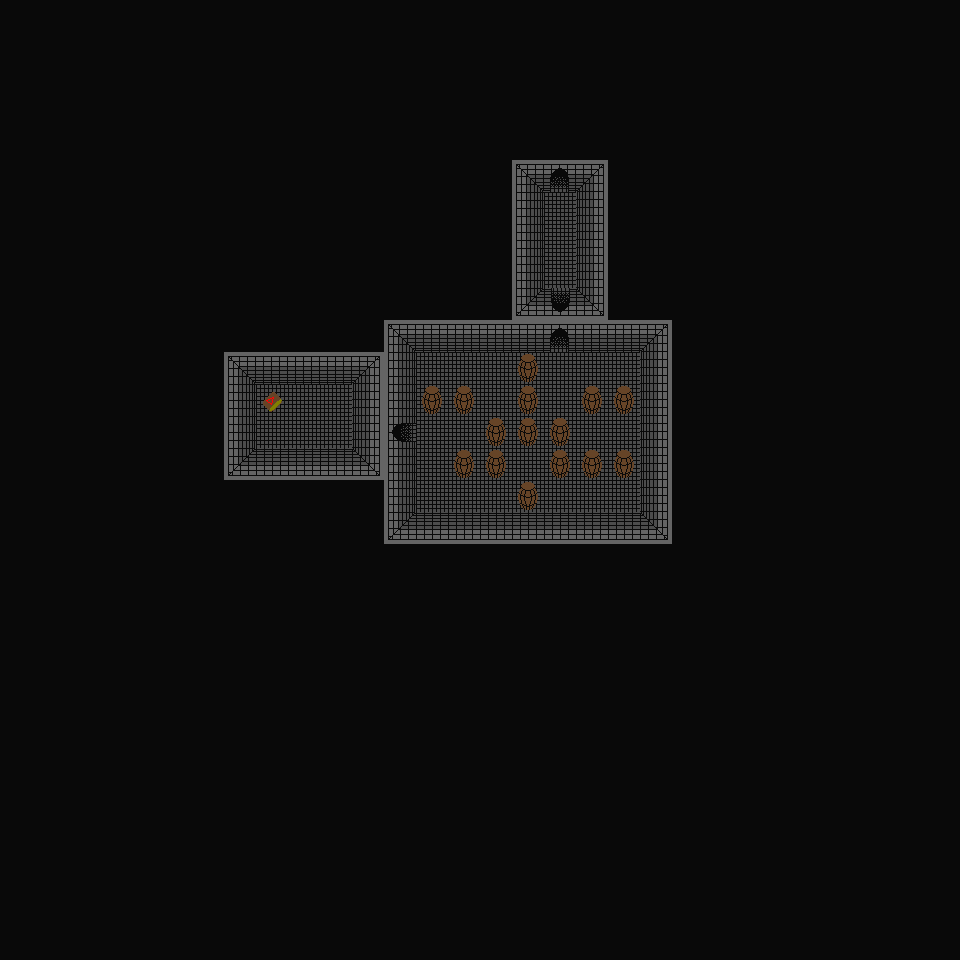

This game map was drawn from its Tiled (.tmx) file and the tilesets committed beside it. A one-line description and the trimmed map source follow:
An orthogonal 30x30 tile map with 32x32 px tiles, 2 tile layers (Map, Objects).

<map version="1.0" orientation="orthogonal" width="30" height="30" tilewidth="32" tileheight="32">
 <tileset firstgid="1" source="../../../Resources/Tilesets/tiles.tsx" />
 <layer name="Map" width="30" height="30">
  <data>[900 cells, 900 non-empty, 13 distinct tile ids]</data>
 </layer>
 <layer name="Objects" width="30" height="30">
  <data>[900 cells, 16 non-empty, 2 distinct tile ids]</data>
 </layer>
</map>
